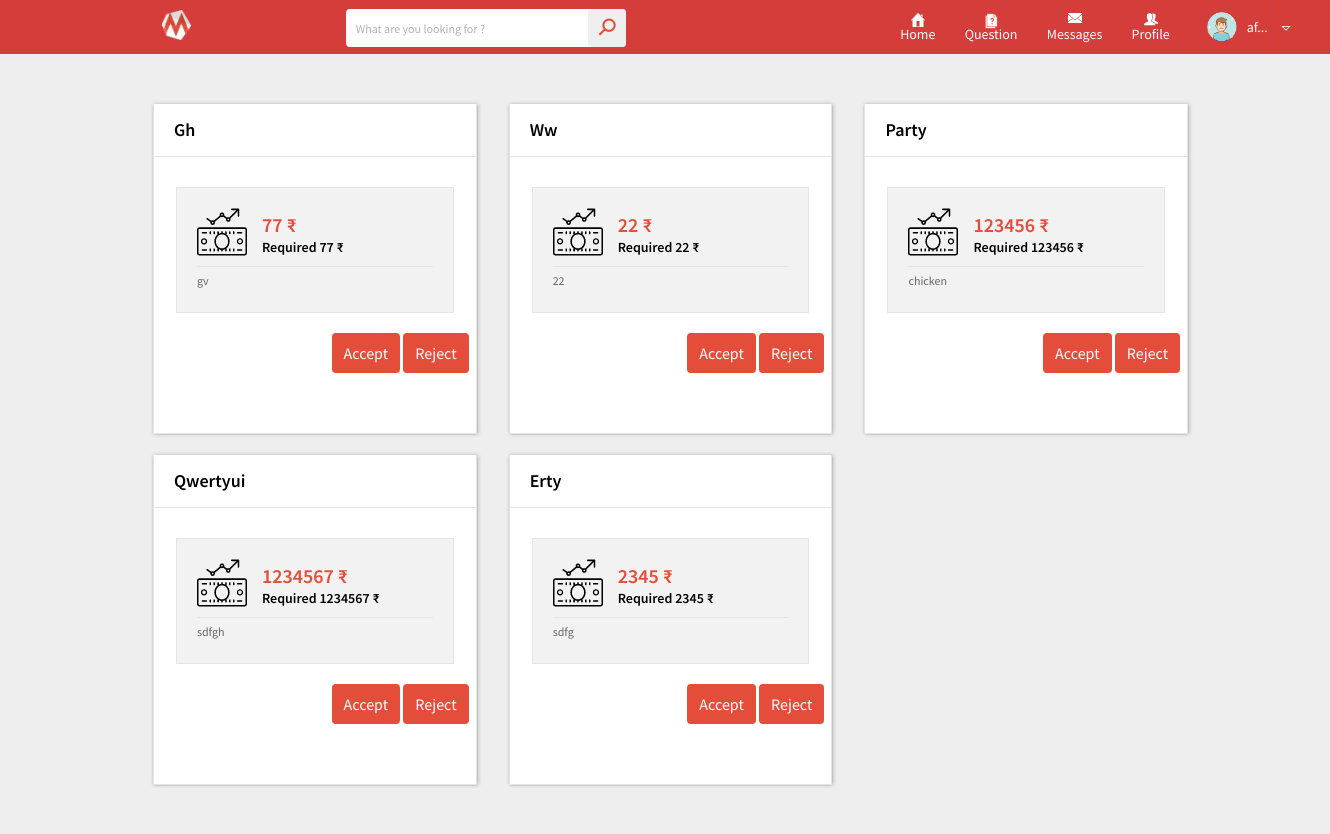
/admin_home.php (signed in), run on the app's committed database.
### tables this page shows
CREATE TABLE `payment` (
  `id` int(10) NOT NULL,
  `p_title` varchar(100) NOT NULL,
  `money` text NOT NULL,
  `r_money` text NOT NULL,
  `p_description` text NOT NULL,
  `time` timestamp NOT NULL DEFAULT current_timestamp(),
  `confirm` int(10) NOT NULL
);

### admin_home.php (the view, shortened to what this page needs)
<?php
	include('database_connection.php');
?>
<html>
<head>
<?php
		include('head_links.php');
		?>
</head>
<body>
<div class="wrapper">
		<?php
		include('header.php');
		?>
		<section class="forum-page">
			<div style="width:100%;">
				<div class="forum-questions-sec">
					<div class="row">
						<div class="col-lg-1">
						</div>
						<div class="col-lg-9">
							<?php
							$query = "SELECT * FROM payment where confirm=0 ;";
							$statement = $connect->prepare($query);
							$statement->execute();
							$result = $statement->fetchAll();
							foreach($result as $row)
								{
								?>
								   <div class="col-lg-4 col-md-4 col-sm-6">
								    <div class="post-bar">
								   <div class="acc-setting">
							  			<h3><?php echo $row["p_title"]; ?></h3>
							  			<div class="profile-bx-details">
							  				<div class="row">
							  					<div class="col-lg-12">
							  						<div class="profile-bx-info">
							  							<div class="pro-bx">
							  								<img src="images/pro-icon1.png" alt="">
							  								<div class="bx-info">
							  									<h3><?php echo $row["money"]; ?> ₹</h3>
							  									<h5>Required <?php echo $row["money"]; ?> ₹</h5>
							  								</div>
							  							</div>
							  							<p><?php echo $row["p_description"]; ?></p>
							  						</div>
							  					</div>
							  				</div>
											<div class="message-btn">
										<a href="accept.php?id=<?php echo $row['id'] ?>" title=""></i>Accept</a>
										<a href="reject.php?id=<?php echo $row['id'] ?>" title=""></i>Reject</a>
									</div>
							  			</div>
							  		</div>
									</div>
									</div>
							<?php } ?>
						</div>
					</div>
				</div>
			</div>
		</section>
</div>
</body>
</html>

### data on the page
payment: p_title "Gh", money "77", p_description "gv"
payment: p_title "Ww", money "22", p_description "22"
payment: p_title "Party", money "123456", p_description "chicken"
payment: p_title "Qwertyui", money "1234567", p_description "sdfgh"
payment: p_title "Erty", money "2345", p_description "sdfg"

### other printed values
substr($_SESSION['username'],0,4) "af"
